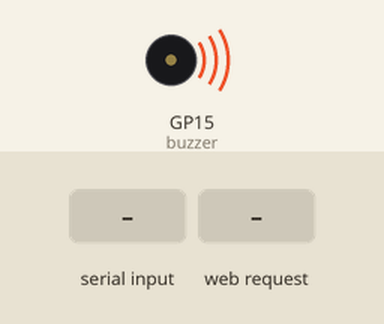
Simulated run of this program. Board: Raspberry Pi Pico running MicroPython. Parts: buzzer (waves = sounding). The inputs (shaded band) are chosen by the test bench. WiFi joins after 1.5 s; what the program prints to the serial console is not drawn.

Above: at 1.2 s.
1.3 s: "80" typed at the serial console, then Enter
2.8 s: "5" typed at the serial console, then Enter
4.3 s: "90" typed at the serial console, then Enter
7.3 s: HTTP request GET /buzzer=up received
Timing chart, 0 to 9.8 s (numbered marks = the images above; inputs shaded):
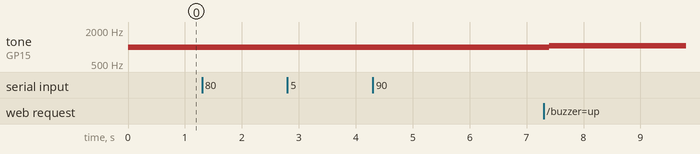

The program:

Buzzer_server.py
```python
from machine import PWM, Pin
import network
import socket
from utime import sleep

buzzer = PWM(Pin(15))
buzzer.duty_u16(32767)
frequency = 1000

ssid = input("ssid: ")
password = input("Password: ")
port = int(input("Port to serve on: "))

wifi = network.WLAN(network.STA_IF)
wifi.active(True)
wifi.connect(ssid, password)
print("Waiting for connection...")
while not wifi.isconnected():
    pass

ip = wifi.ifconfig()[0]
print("Successfully connected!")
print(f"Connected to network: {ssid}")
print(f"The password is: {password}")
print(f"The IP address is: {ip}")

def handle_request(conn):
    global frequency
    request = conn.recv(1024)
    if b"GET /buzzer=up" in request:
        frequency += 50
    elif b"GET /buzzer=down" in request:
        frequency -= 50
    response = f"""HTTP/1.1 200 OK\r\nContent-Type: text/html\r\n\r\n
<!DOCTYPE html>
<html>
    <head>
        <title>Raspberry Pi Pico W</title>
        <style>
            body {{
                text-align: center;
                background-color: darkcyan;
            }}
        </style>
    </head>
    <body>
        <h1>Buzzer control panel</h1>
        <h1>Current frequency: {frequency}</h1>
        <h1>The IP address is {ip} and the port is {port}</h1>
        <button onclick="location.href='/buzzer=up'">Frequency Up</button>
        <button onclick="location.href='/buzzer=down'">Frequency Down</button>
</html>"""

    conn.send(response)
    conn.close()

s = socket.socket(socket.AF_INET, socket.SOCK_STREAM)
s.bind((ip, port))
s.listen(5)

if port == 80:
    print("Web server is running:")
    print(f"http://{ip}")
else:
    print(f"Web server is running on port {port}:")
    print(f"http://{ip}:{port}")

while True:
    buzzer.freq(frequency)
    conn, addr = s.accept()
    print("Connection from:", addr)
    handle_request(conn)
    sleep(0.1)
```

Measured:
- after the input at 1.3 s, every drawn part: stays the same
- after the input at 2.8 s, every drawn part: stays the same
- after the input at 4.3 s, every drawn part: stays the same
- after the input at 7.3 s, tone on GP15 (buzzer): 1000 Hz → 1050 Hz after 0.10 s
